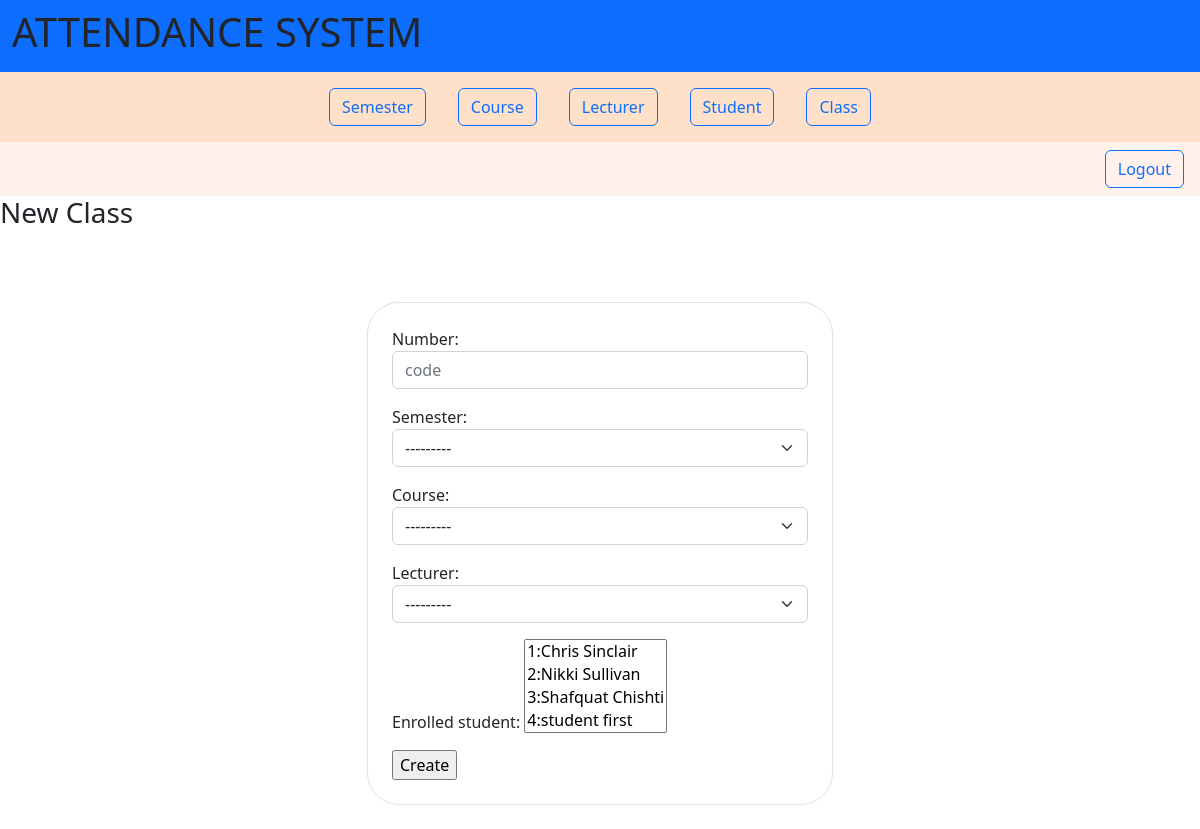
/class/create/ (signed in), run on the app's committed database.
### attendance/models.py (models this page shows)
class Semester(models.Model):
    year = models.IntegerField(blank=False)
    semester = models.CharField(max_length=50)
    def __str__(self):
        return self.semester

class Student(models.Model):
    student_id = models.AutoField(primary_key=True)
    DDOB = models.DateField(blank=True, null=True)
    user = models.OneToOneField(User, on_delete=models.CASCADE, related_name='student_user')
    def __str__(self):
        return self.student_id.__str__() +":"+self.user.first_name +" "+ self.user.last_name

### attendance/views.py (the view)
# urls.py: path('class/create/', classCreate.as_view(), name='class_create'),
class classCreate(CreateView):
    model = Class
    template_name = 'class_create.html'
    form_class = classCreateForm
    success_url = reverse_lazy('class_list')

### attendance/forms.py
class classCreateForm(forms.ModelForm):
    class Meta:
        model = Class
        fields = ['number', 'semester', 'course', 'lecturer', 'student']
        widgets = {
            'number': forms.NumberInput(attrs={"class": "form-control mb-3", "placeholder": "code"}),
            'semester': forms.Select(attrs={'class': 'form-control form-select mb-3'}),
            'course': forms.Select(attrs={'class': 'form-control form-select mb-3'}),
            'lecturer': forms.Select(attrs={'class': 'form-control form-select mb-3'}),
            'student': FilteredSelectMultiple('student', False),
        }

### attendance/models.py (called while the page is built)
    def __str__(self):
        return self.staff_id.__str__() +"-"+ self.user.username +"-"+ self.user.first_name +" "+self.user.last_name

    def __str__(self):
        return self.name

### attendance/templates/class_create.html (shortened to what this page needs)
{% extends "base.html" %}
{% block content %}
    {% if user.is_authenticated %}
        {% if class.number == null %}
            <h3>New Class</h3>
        {% else %}
            <h3>Update {{ class.number }}</h3>
        {% endif %}
    <form method="post" enctype="multipart/form-data">
        <section class="mt-5 p-4 d-flex justify-content-center pb-4">
            <div class="bg-white border rounded-5">
                <section class="w-100 p-4 d-flex justify-content-center pb-4">
                    <div style="width: 26rem;">
                        {{ form.as_p }}
                        {% if class.number == null %}
                        <input type="submit" value="Create">
                            {% else %}
                            <input type="submit" value="Update">
                            {% endif %}
                    </div>
                </section>
            </div>
        </section>
    </form>
    {% else %}
        <h1>You does not have authentication</h1>
    {% endif %}
{% endblock %}

### data on the page
Semester: semester "---------"
Student: student "1:Chris Sinclair / 2:Nikki Sullivan / 3:Shafquat Chishti / 4:student first"
